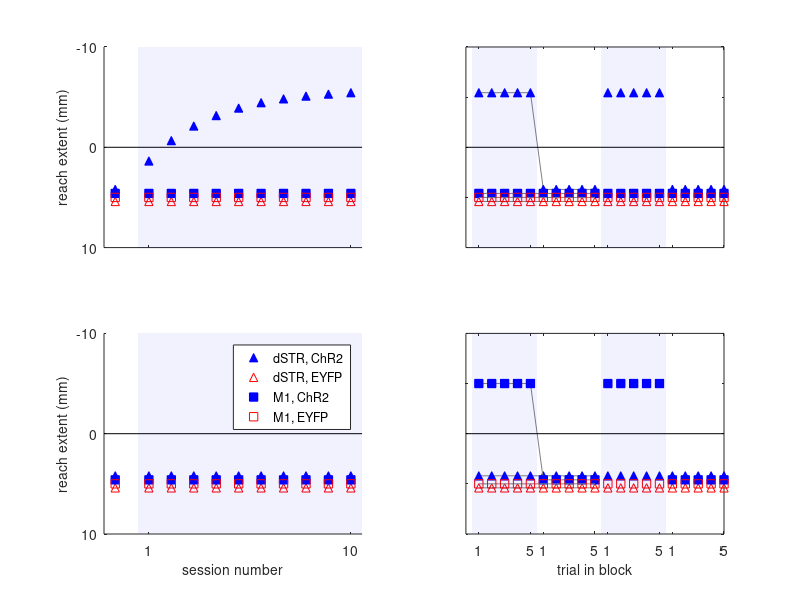

Write the MATLAB code that produced this figure.
%%
function aim1a_results()

ChR2_striatum.color = 'b';
ChR2_striatum.marker = '^';
ChR2_M1.color = 'b';
ChR2_M1.marker = 's';
EYFP_striatum.color = 'r';
EYFP_striatum.marker = '^';
EYFP_M1.color = 'r';
EYFP_M1.marker = 's';

lineColor = ones(3,1) * 0.5;
laser_alpha = 0.05;

num_rows = 2;

z_limits = [-10 10];

test_days = [1:10];
min_z = 5;
max_x = 10;

plot_sep = 0.4;

z_chr2_str = zeros(length(test_days)+1,1);
z_eyfp_str = zeros(length(test_days)+1,1);
z_chr2_M1 = zeros(length(test_days)+1,1);
z_eyfp_M1 = zeros(length(test_days)+1,1);

i_row = 1;
z_chr2_str(1) = (-min_z-(2*plot_sep)+max_x*exp(-(0-0)/2));
z_chr2_str(2:end) = (-min_z-(2*plot_sep)+max_x*exp(-(test_days)/3));
z_eyfp_str(1) = (-min_z+plot_sep+max_x*exp(-(0-0)/2));
z_eyfp_str(2:end) = (-min_z+plot_sep+max_x*exp(-(ones(length(test_days),1)-1)/2));
% 
z_chr2_M1(1) = (-min_z-plot_sep+max_x*exp(-(0-0)/2));
z_chr2_M1(2:end) = (-min_z-plot_sep+max_x*exp(-(ones(length(test_days),1)-1)/2));
z_eyfp_M1(1) = (-min_z+max_x*exp(-(0-0)/2));
z_eyfp_M1(2:end) = (-min_z+max_x*exp(-(ones(length(test_days),1)-1)/2));

figure(1)

make_session_plot(i_row, test_days, z_chr2_str, z_eyfp_str, z_chr2_M1, z_eyfp_M1, ChR2_striatum, EYFP_striatum, ChR2_M1, EYFP_M1, num_rows, z_limits,laser_alpha)

% 5-on, 5-off
z_chr2_str_on_off = zeros(1,10);
z_chr2_M1_on_off = zeros(1,10);
z_eyfp_str_on_off = zeros(1,10);
z_eyfp_M1_on_off = zeros(1,10);

z_chr2_str_on_off(1:5) = z_chr2_str(end);
z_chr2_M1_on_off(1:5) = z_chr2_M1(end);
z_eyfp_str_on_off(1:5) = z_eyfp_str(end);
z_eyfp_M1_on_off(1:5) = z_eyfp_M1(end);

z_chr2_str_on_off(6:10) = z_chr2_str(1);
z_chr2_M1_on_off(6:10) = z_chr2_M1(1);
z_eyfp_str_on_off(6:10) = z_eyfp_str(1);
z_eyfp_M1_on_off(6:10) = z_eyfp_M1(1);

make_5_on_off_plot(i_row, z_chr2_str_on_off, z_eyfp_str_on_off, z_chr2_M1_on_off, z_eyfp_M1_on_off, ChR2_striatum, EYFP_striatum, ChR2_M1, EYFP_M1, num_rows, lineColor, z_limits,laser_alpha)



%% row 2 - M1 for plasticity, SNc to make it happen

i_row = 2;
z_chr2_str(1) = (-min_z-(2*plot_sep)+max_x*exp(-(0-0)/2));
z_chr2_str(2:end) = (-min_z-(2*plot_sep)+max_x*exp(-(ones(length(test_days),1)-1)/3));
z_eyfp_str(1) = (-min_z+plot_sep+max_x*exp(-(0-0)/2));
z_eyfp_str(2:end) = (-min_z+plot_sep+max_x*exp(-(ones(length(test_days),1)-1)/2));
% 
z_chr2_M1(1) = (-min_z-plot_sep+max_x*exp(-(0-0)/2));
z_chr2_M1(2:end) = (-min_z-plot_sep+max_x*exp(-(ones(length(test_days),1)-1)/2));
z_eyfp_M1(1) = (-min_z+max_x*exp(-(0-0)/2));
z_eyfp_M1(2:end) = (-min_z+max_x*exp(-(ones(length(test_days),1)-1)/2));

make_session_plot(i_row, test_days, z_chr2_str, z_eyfp_str, z_chr2_M1, z_eyfp_M1, ChR2_striatum, EYFP_striatum, ChR2_M1, EYFP_M1, num_rows, z_limits,laser_alpha)

z_chr2_str_on_off = zeros(1,10);
z_chr2_M1_on_off = zeros(1,10);
z_eyfp_str_on_off = zeros(1,10);
z_eyfp_M1_on_off = zeros(1,10);

z_chr2_str_on_off(1:5) = z_chr2_str(end);
z_chr2_M1_on_off(1:5) = -5;
z_eyfp_str_on_off(1:5) = z_eyfp_str(end);
z_eyfp_M1_on_off(1:5) = z_eyfp_M1(end);

z_chr2_str_on_off(6:10) = z_chr2_str(1);
z_chr2_M1_on_off(6:10) = z_chr2_M1(1);
z_eyfp_str_on_off(6:10) = z_eyfp_str(1);
z_eyfp_M1_on_off(6:10) = z_eyfp_M1(1);

make_5_on_off_plot(i_row, z_chr2_str_on_off, z_eyfp_str_on_off, z_chr2_M1_on_off, z_eyfp_M1_on_off, ChR2_striatum, EYFP_striatum, ChR2_M1, EYFP_M1, num_rows, lineColor, z_limits,laser_alpha)

subplot(num_rows,2,num_rows*2-1)
legend('dSTR, ChR2', 'dSTR, EYFP', 'M1, ChR2', 'M1, EYFP')
end

%%%%%%%%%%%%%%%%%%%%%%%%%%%%%%%%%%%%%%%%%%%%%%%%%%%%%%%%%%%%%%%%%%%%%%%%%%%
%%%%%%%%%%%%%%%%%%%%%%%%%%%%%%%%%%%%%%%%%%%%%%%%%%%%%%%%%%%%%%%%%%%%%%%%%%%


function make_session_plot(i_row, test_days, z_chr2_str, z_eyfp_str, z_chr2_M1, z_eyfp_M1, ChR2_striatum, EYFP_striatum, ChR2_M1, EYFP_M1, num_rows, z_limits,laser_alpha)

subplot_p = (i_row-1) * 2 + 1;

subplot(num_rows,2,subplot_p)

scatter([-0.5,test_days],z_chr2_str,'marker',ChR2_striatum.marker,'markeredgecolor',ChR2_striatum.color,'markerfacecolor',ChR2_striatum.color)
hold on
scatter([-0.5,test_days],z_eyfp_str,'marker',EYFP_striatum.marker,'markeredgecolor',EYFP_striatum.color)
scatter([-0.5,test_days],z_chr2_M1,'marker',ChR2_M1.marker,'markeredgecolor',ChR2_M1.color,'markerfacecolor',ChR2_M1.color)
scatter([-0.5,test_days],z_eyfp_M1,'marker',EYFP_M1.marker,'markeredgecolor',EYFP_M1.color)

line([-1,10.5],[0,0],'color','k');

hold off

set(gca,'ydir','reverse','ylim',z_limits,'xlim',[-1,10.5]);

h_patch = patch([0.5,0.5,10.5,10.5],[z_limits(1),z_limits(2),z_limits(2),z_limits(1)],'b',...
    'facealpha',laser_alpha,'edgealpha',laser_alpha);

xticklabels = [1,10];
if i_row < num_rows
    set(gca,'xticklabel',[])
else
    set(gca,'xticklabel',xticklabels);
    xlabel('session number','fontname','helvetica','fontsize',10)
end
set(gca,'xtick',[1,10]);
set(gca,'ytick',[-10:10:10],'yticklabel',[-10:10:10],'fontname','helvetica','fontsize',10);
ylabel('reach extent (mm)','fontname','helvetica','fontsize',10)

end
%%%%%%%%%%%%%%%%%%%%%%%%%%%%%%%%%%%%%%%%%%%%%%%%%%%%%%%%%%%%%%%%%%%%%%%%%%%
%%%%%%%%%%%%%%%%%%%%%%%%%%%%%%%%%%%%%%%%%%%%%%%%%%%%%%%%%%%%%%%%%%%%%%%%%%%

function make_5_on_off_plot(i_row, z_chr2_str_on_off, z_eyfp_str_on_off, z_chr2_M1_on_off, z_eyfp_M1_on_off, ChR2_striatum, EYFP_striatum, ChR2_M1, EYFP_M1, num_rows, lineColor, z_limits,laser_alpha)

subplot_p = (i_row-1) * 2 + 2;

subplot(num_rows,2,subplot_p)

plot(1:10,z_chr2_str_on_off,'marker',ChR2_striatum.marker,'markeredgecolor',ChR2_striatum.color,'markerfacecolor',ChR2_striatum.color,'color',lineColor)
hold on
plot(1:10,z_eyfp_str_on_off,'marker',EYFP_striatum.marker,'markeredgecolor',EYFP_striatum.color,'color',lineColor)
plot(1:10,z_chr2_M1_on_off,'marker',ChR2_M1.marker,'markeredgecolor',ChR2_M1.color,'markerfacecolor',ChR2_M1.color,'color',lineColor)
plot(1:10,z_eyfp_M1_on_off,'marker',EYFP_M1.marker,'markeredgecolor',EYFP_M1.color,'color',lineColor)

scatter(11:20,z_chr2_str_on_off,'marker',ChR2_striatum.marker,'markeredgecolor',ChR2_striatum.color,'markerfacecolor',ChR2_striatum.color)
scatter(11:20,z_eyfp_str_on_off,'marker',EYFP_striatum.marker,'markeredgecolor',EYFP_striatum.color)
scatter(11:20,z_chr2_M1_on_off,'marker',ChR2_M1.marker,'markeredgecolor',ChR2_M1.color,'markerfacecolor',ChR2_M1.color)
scatter(11:20,z_eyfp_M1_on_off,'marker',EYFP_M1.marker,'markeredgecolor',EYFP_M1.color)
hold off

set(gca,'ydir','reverse','ylim',z_limits);

line([0,20],[0,0],'color','k');
for i_patch = 1 : 2
    h_patch(i_patch) = patch((i_patch-1)*10+[0.5,0.5,5.5,5.5],[z_limits(1),z_limits(2),z_limits(2),z_limits(1)],'b',...
        'facealpha',laser_alpha,'edgealpha',laser_alpha);
end

xticklabels = [1,5,1,5,1,5,1,5];

if i_row < num_rows
    set(gca,'xticklabel',[])
else
    set(gca,'xticklabel',xticklabels);
    xlabel('trial in block','fontname','helvetica','fontsize',10)
end
set(gca,'xtick',[1,5,6,10,11,15,16,20]);
set(gca,'ytick',[-10:5:10],'yticklabel',[],'fontname','helvetica','fontsize',10);
end